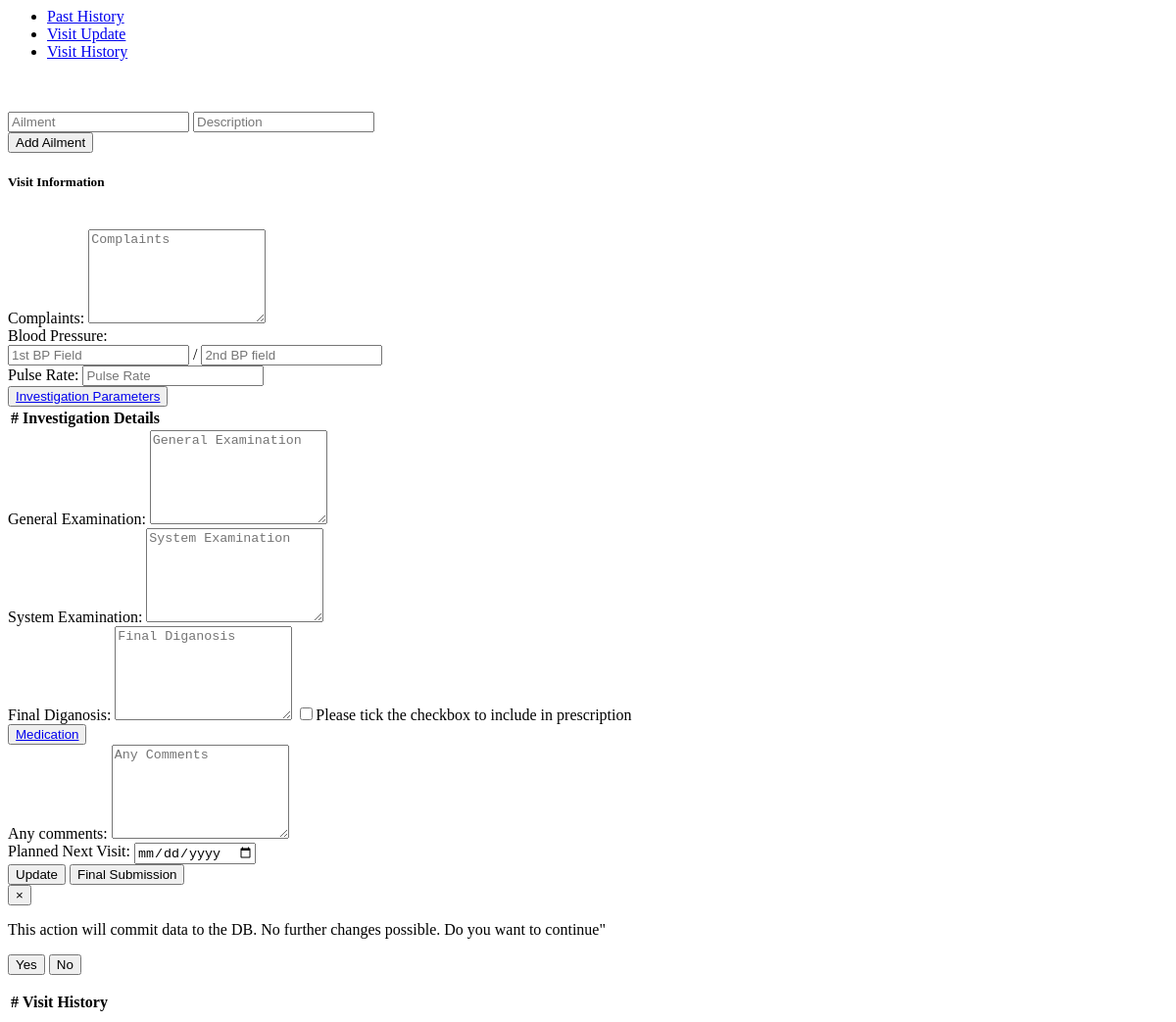
The app's page /includes/tabs.php?user_id=3, older data.
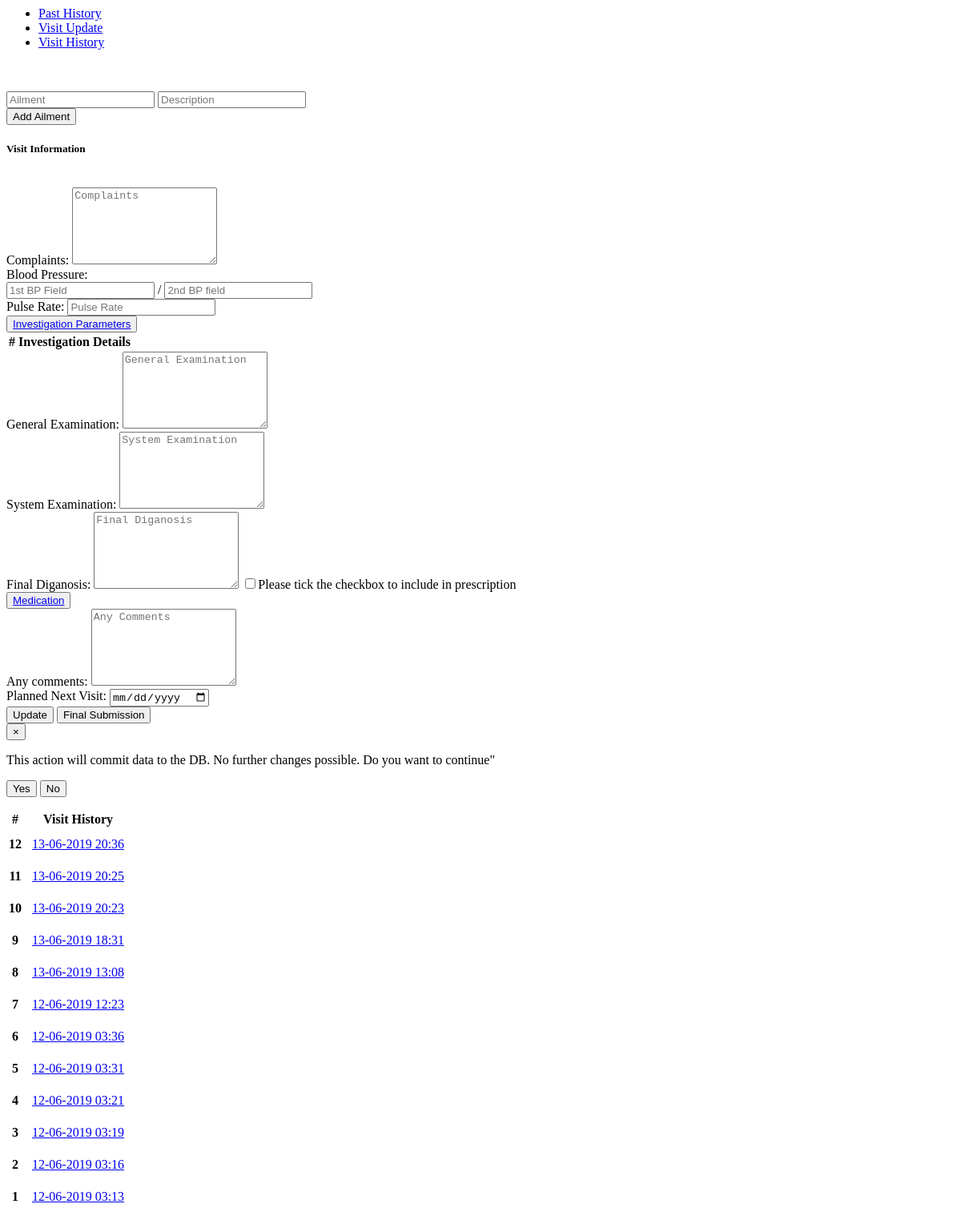
The same page, newer data.
### tables this page shows
CREATE TABLE `visit` (
  `visit_id` int(11) NOT NULL,
  `user_id` int(11) NOT NULL,
  `complaints` text NOT NULL,
  `bp1` text NOT NULL,
  `bp2` text NOT NULL,
  `pulse` text NOT NULL,
  `ge` text NOT NULL,
  `se` text NOT NULL,
  `fd` text NOT NULL,
  `fcheck` text NOT NULL,
  `comments` text NOT NULL,
  `next_appointment` date NOT NULL,
  `current_appointment` varchar(255) NOT NULL
);

### includes/visithistory.php (the view, shortened to what this page needs)
<?php
 include "db.php";
$uid = $_GET['user_id'];
$sql = "SELECT * FROM visit WHERE user_id='$uid' order by current_appointment desc";
$select_user_query = mysqli_query($connection, $sql);
 if($select_user_query){
  $rowcount=mysqli_num_rows($select_user_query);
 }
 ?>
<table class="table">
  <thead class="blue white-text">
    <tr>
      <th scope="col">#</th>
      <th scope="col">Visit History</th>
    </tr>
  </thead>
  <tbody>
      <?php
while($row = mysqli_fetch_array($select_user_query)){
    $current_appointment = $row['current_appointment'];
      ?><tr>
      <th scope="row"><?php echo "$rowcount";  ?></th>
          <td><a href="report.php?user_id=<?php echo $uid; ?>&current_appointment=<?php echo $current_appointment; ?>"> <?php echo "$current_appointment";  ?></a></td> </tr>
     <?php   $rowcount = $rowcount - 1;
 }
?>
  </tbody>
</table>
  </div>
</div>

Row changes from the older to the newer data that the page shows:
added visit: rowcount "12", current_appointment "13-06-2019 20:36"
added visit: rowcount "11", current_appointment "13-06-2019 20:25"
added visit: rowcount "10", current_appointment "13-06-2019 20:23"
added visit: rowcount "9", current_appointment "13-06-2019 18:31"
added visit: rowcount "8", current_appointment "13-06-2019 13:08"
added visit: rowcount "7", current_appointment "12-06-2019 12:23"
added visit: rowcount "6", current_appointment "12-06-2019 03:36"
added visit: rowcount "5", current_appointment "12-06-2019 03:31"
added visit: rowcount "4", current_appointment "12-06-2019 03:21"
added visit: rowcount "3", current_appointment "12-06-2019 03:19"
added visit: rowcount "2", current_appointment "12-06-2019 03:16"
added visit: rowcount "1", current_appointment "12-06-2019 03:13"
